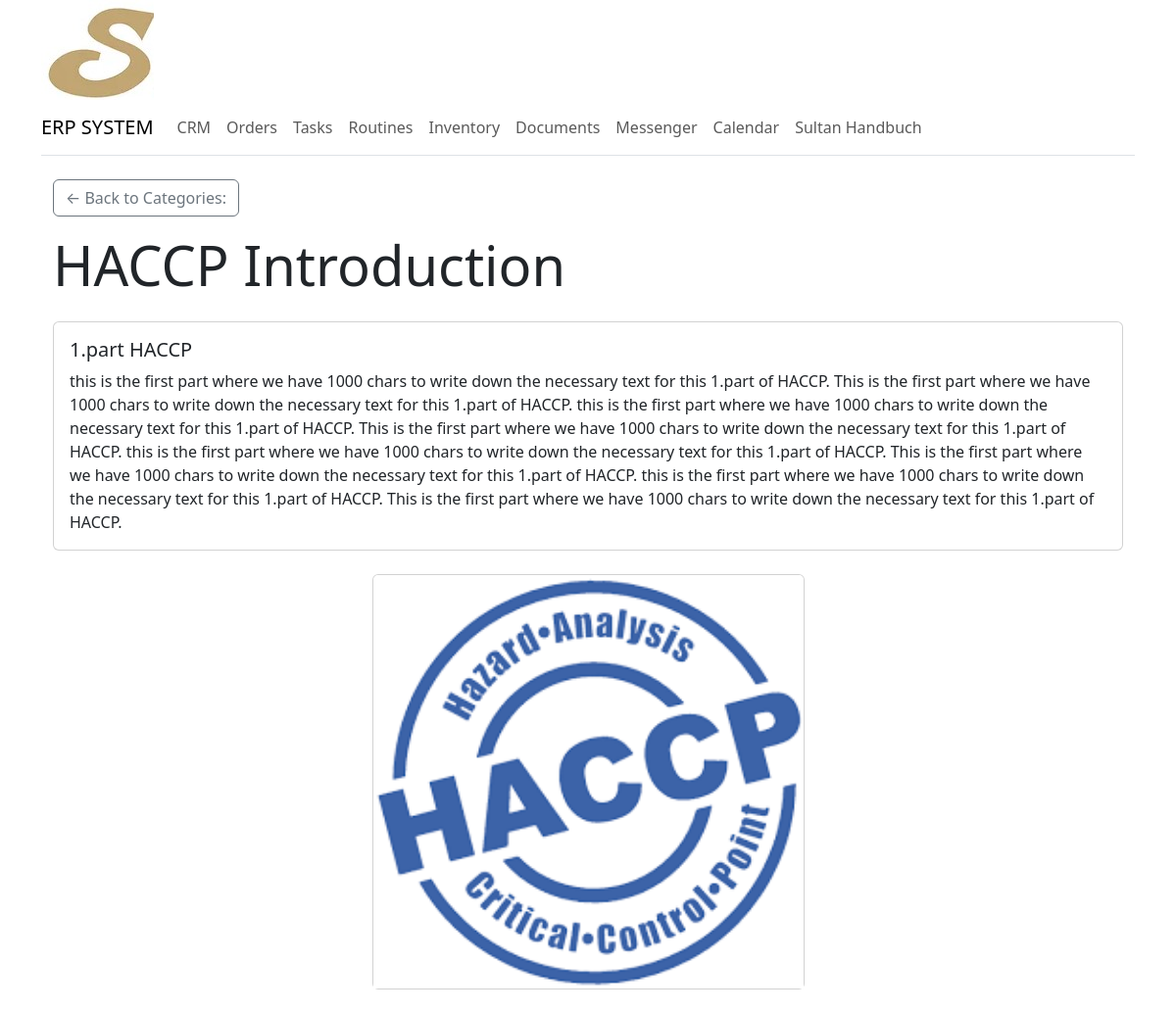
Screenshot of /wiki/HACCP/HACCP Introduction/ with the database file from the repository.
### sultanerp/models.py (models this page shows, shortened)
class DynamicText(models.Model):
    title = models.CharField(max_length=255)
    text = models.TextField()

class Wiki(models.Model):
    header = models.CharField(max_length=30, blank=True, null=True)
    categories = models.ManyToManyField(WikiCategory, blank=True)
    contents = models.ManyToManyField(WikiContent, blank=True)
    images = models.ManyToManyField(WikiImages, blank=True)
    author = models.ForeignKey(User, on_delete=models.CASCADE)
    timestamp = models.DateTimeField(auto_now_add=True)

class WikiContent(models.Model):
    title = models.CharField(max_length=30, blank=True, null=True)
    content = models.TextField(max_length=1000, blank=True, null=True)

class WikiImages(models.Model):
    image_title = models.CharField(max_length=50, blank=True, null=True)
    image_alt_title = models.CharField(max_length=100, blank=True, null=True)
    image = models.ImageField(upload_to='wiki/images/', null=True, blank=True)
    image_resized = ResizedImageField(
        scale=0.5, quality=75, upload_to='wiki/images/', null=True, blank=True)

### sultanerp/views.py (the view)
def wiki_detail(request, category, header):
    wiki = get_object_or_404(
        Wiki, categories__category=category, header=header)
    wiki_contents = wiki.contents.all()
    wiki_images = wiki.images.all()
    return render(request, 'wiki/wiki_content.html', {
        'wiki': wiki,
        'wiki_contents': wiki_contents,
        'wiki_images': wiki_images,
        'category': category
    })

### sultanerp/utilities/context_processors.py (called while the page is built)
def dynamic_text_processor(request):
    dynamic_texts_objects = DynamicText.objects.all()
    dynamic_texts_dict = {dt.title: dt for dt in dynamic_texts_objects}
    return {'dynamic_texts': dynamic_texts_dict}

### sultanerp/templates/wiki/wiki_content.html
{% extends "_base.html" %}
{% block content %}
{% include "navbar.html" %}
<div class="container mt-4">
    <a href="{% url 'category_detail' category %}" class="btn btn-outline-secondary mb-3">
        &larr; {{dynamic_texts.back_to.text}} {{dynamic_texts.categories.text}}
    </a>
    <h2 class="display-4 mb-4">{{ wiki.header }}</h2>
    <div class="card mb-4">
        <div class="card-body">
            {% for content in wiki.contents.all %}
                <h3 class="h5 card-title">{{ content.title }}</h3>
                <p class="card-text">{{ content.content }}</p>
            {% endfor %}
        </div>
    </div>
<div class="row justify-content-center">
    <div class="col-lg-5">
        {% for image in wiki.images.all %}
            {% if image.image %}
                <div class="card mb-4">
                    <img src="{{ image.image.url }}" alt="{{ image.image_alt_title }}" class="card-img-top img-fluid">
                </div>
            {% elif image.image_resized %}
                <div class="card mb-4">
                    <img src="{{ image.image_resized.url }}" alt="{{ image.image_alt_title }}" class="card-img-top img-fluid">
                </div>
            {% endif %}
        {% endfor %}
    </div>
</div>
</div>
{% endblock %}

### sultanerp/templates/navbar.html (shortened to what this page needs)
<nav class="navbar navbar-expand-lg navbar-light bg-white border-bottom py-2">
  <a class="navbar-brand font-weight-bold" href="{% url 'dashboard' %}">ERP SYSTEM</a>
  <div class="collapse navbar-collapse" id="navbarNav">
    <ul class="navbar-nav">
      <li class="nav-item active">
        <a class="nav-link" href="{% url 'crm_view' %}">CRM</a>
      </li>
      <li class="nav-item">
        <a class="nav-link" href="{% url 'orders_view' %}">{{dynamic_texts.orders.text}}</a>
      </li>
      <li class="nav-item">
        <a class="nav-link" href="{% url 'task_list' %}">{{dynamic_texts.tasks.text}}</a>
      </li>
      <li class="nav-item">
        <a class="nav-link" href="{% url 'routine_list' %}">{{dynamic_texts.routines.text}}</a>
      </li>
      <li class="nav-item">
        <a class="nav-link" href="{% url 'inventory' %}">{{dynamic_texts.inventory.text}}</a>
      </li>
      <li class="nav-item">
        <a class="nav-link" href="{% url 'documents' %}">{{dynamic_texts.documents.text}}</a>
      </li>
      <li class="nav-item">
        <a class="nav-link" href="{% url 'messenger' %}">{{dynamic_texts.messenger.text}}</a>
      </li>
      <li class="nav-item">
        <a class="nav-link" href="{% url 'calendar' %}">{{dynamic_texts.calendar.text}}</a>
      </li>
      <li class="nav-item border-right">
        <a class="nav-link" href="{% url 'wiki_index' %}">{{dynamic_texts.handbook.text}}</a>
      </li>
    </ul>
  </div>
</nav>

### rows the page displays
DynamicText: orders.text "Orders"
DynamicText: tasks.text "Tasks"
DynamicText: routines.text "Routines"
DynamicText: inventory.text "Inventory"
DynamicText: documents.text "Documents"
DynamicText: messenger.text "Messenger"
DynamicText: calendar.text "Calendar"
DynamicText: handbook.text "Sultan Handbuch"
DynamicText: back_to.text "Back to"
DynamicText: categories.text "Categories:"
Wiki: header "HACCP Introduction"
WikiContent: title "1.part HACCP", content "this is the first part where we have 1000 chars to write down the necessary text for this 1.part of HACCP. This is the first part where we have 1000 chars to write down the necessary text for this 1.part of HACCP. this is the first part where we have 1000 chars to write down the necessary text for this 1.part of HACCP. This is the first part where we have 1000 chars to write down the necessary text for this 1.part of HACCP. this is the first part where we have 1000 chars to write down the necessary text for this 1.part of HACCP. This is the first part where we have 1000 chars to write down the necessary text for this 1.part of HACCP. this is the first part where we have 1000 chars to write…"
WikiImages: image (picture)
